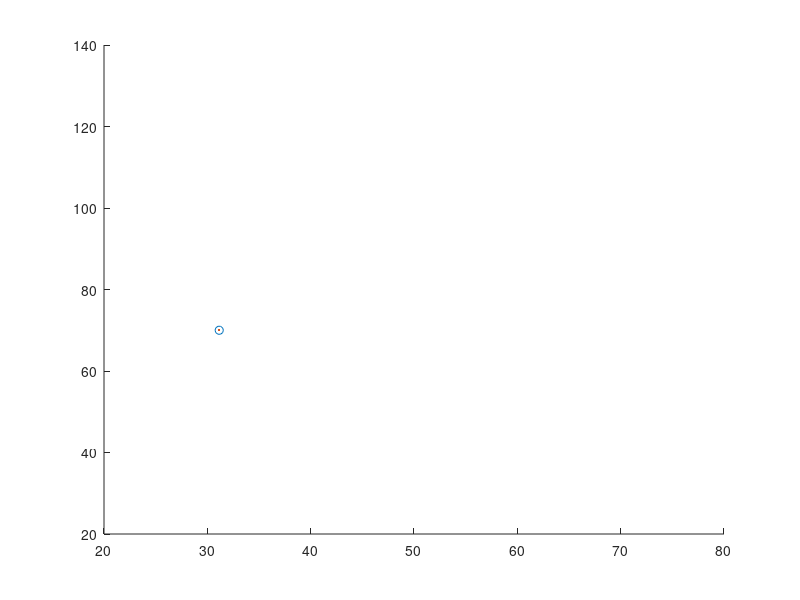

Write MATLAB code to recreate this figure.
% For non self intersecting polygons
clear all; close all; clc;

polySize = [5]';
nodes = [40 30; 70 50; 80 100; 40 130; 20 120];
edges = [];
offset = 0;
for i = 1:size(polySize,1)
    edges_temp = offset+[(1:(polySize(i,1)-1))' (2:polySize(i,1))'; polySize(i,1) 1];
    edges = [edges; edges_temp];
    offset = sum(polySize(1:i,1));
end

testPt = [31.15, 70];

% inPoly = zeros(size(polySize));
% ctr = 0;
% for i = size(polySize,1)
%     polyNodes = nodes(ctr+(1:polySize(i,1)),:);
%     polyEdges = edges(ctr+(1:polySize(i,1)),:);
%     for j = 1:polySize(i,1)
%         x1 = testPt(1,1)-polyNode(
%         if
%         end
%     end
%     ctr = sum(polySize(1:i));
% end

outFlag = 0;
flag = zeros(size(edges,1),1);
class = zeros(size(edges,1),1);
s = 0.1*50;
for i = 1:size(edges,1)
    x1 = testPt(1,1)-nodes(edges(i,1),1);
    y1 = testPt(1,2)-nodes(edges(i,1),2);
    
    x2 = nodes(edges(i,2),1)-nodes(edges(i,1),1);
    y2 = nodes(edges(i,2),2)-nodes(edges(i,1),2);
    k(i,1) = x1*y2-y1*x2;
    class(i,1) = 1/(1+exp(s*k(i,1)));
    if k(i,1) < 0
        flag(i,1) = 1;
    end
end

k
flag
class

tol = 1e-6;
if sum(class) < (size(edges,1)-tol)
    disp('Out');
else
    disp('In');
end


figure;
hold on
scatter(testPt(:,1),testPt(:,2),'o');
scatter(testPt(:,1),testPt(:,2),'.');
patch('faces',edges(:,1:2),'vertices',nodes, ...
    'FaceColor','w', ...
    'edgecolor',[.1,.1,.1], ...
    'linewidth',1.5) ;